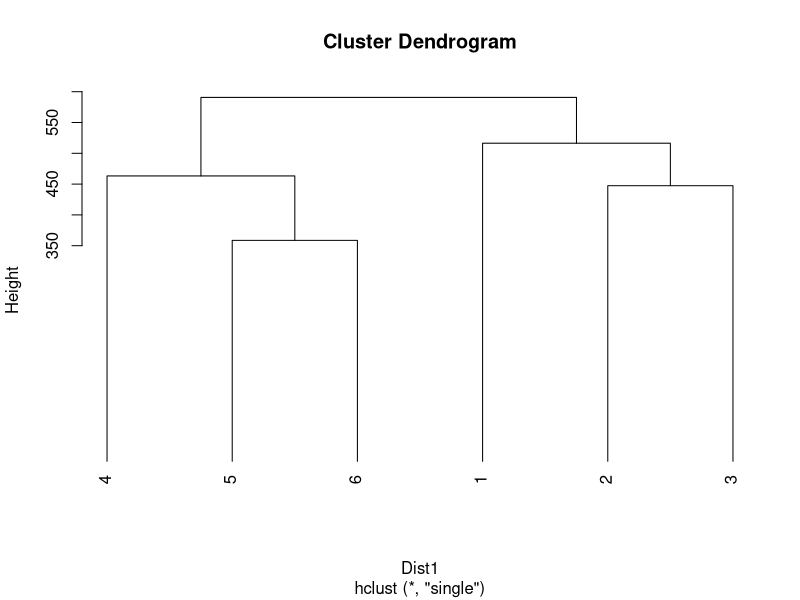
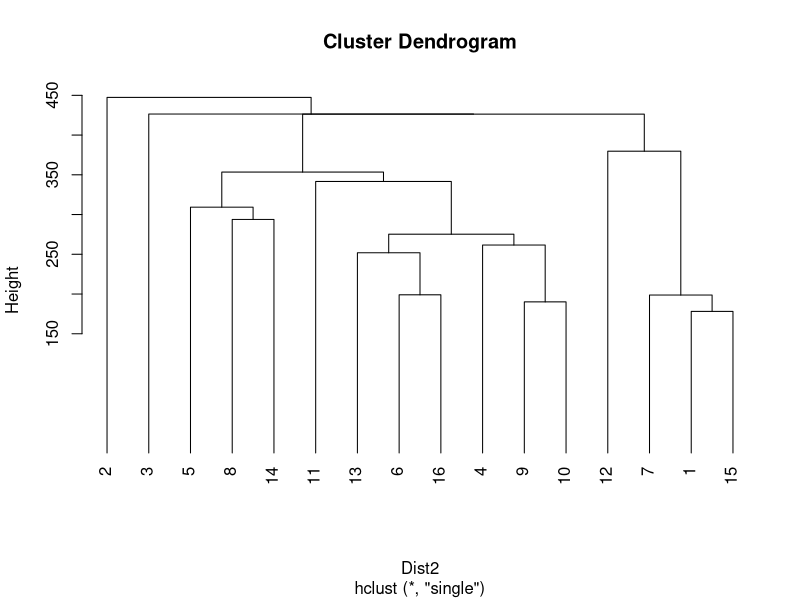

Reproduce these figures in R, in order.
## ---- chunk 1
Data = data.frame(
  City = c("Atlanta" , "Boston" , "Chicago" ,
           "Dallas" , "Denver" , "Detroit",
           "Hartford" , "Honolulu" , "Houston",
           "Kansas City" , "Los Angeles" ,
           "New Orleans", "New York",
           "Portland" , "Tucson" ,
           "Washington"),
  Murder = c(16.5,4.2,11.6,18.1,6.9,13.0,
             2.5,3.6,16.8,10.8,9.7,10.3,
             9.4,5.0,5.1,12.5),
  Rape = c(24.8,13.3,24.7,34.2,41.5,35.7,
           8.8,12.7,26.6,43.2,51.8,39.7,
           19.4,23.0,22.9,27.6),
  Robbery = c(106,122,340,184,173,477,
              68,42,289,255,286,266,
              522,157,85,524),
  Assault = c(147,90,242,293,191,220,
              103,28,186,226,355,283,
              267,144,148,217),
  Burglary = c(1112,982,808,1668,1534,
               1566,1017,1457,1509,1494,
               1902,1056,1674,1530,1206,
               1496),
  Larceny = c(905,669,609,901,1368,1183,
              724,1102,787,955,1386,
              1036,1392,1281,756,1003),
  AutoThef = c(494,954,645,605,780,
               788,468,637,697,765,862,
               776,848,488,483,793))
#a) is with hand writing the distance between Atlanta and Boston:

#b)

Dist1 = dist(Data[1:6,-1] , method = "euclidean",diag = TRUE , upper = TRUE)
model1 = hclust(Dist1 , method = "single")
model1
plot( model1 , hang = -1  )

#c)

Dist2 = dist(Data[,-1] , method = "euclidean",diag = TRUE , upper = TRUE)
model2 = hclust(Dist2 , method = "single")
model2
plot( model2 , hang = -1  )
